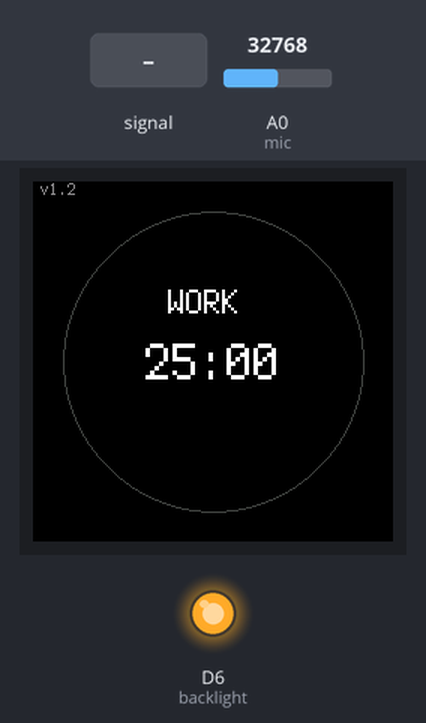
A program run on a simulated CircuitPython board. Shown: 240×240 colour display, output pins drawn as LEDs (lit = HIGH). Inputs (shaded band) come from the test bench; at power-on: A0 (mic) = 32768 (analog values on the 0–65535 scale). What the program prints to the serial console is not drawn.

Above: at 1.2 s.
1.3 s: A0 (mic) fed a 200 Hz sine of ±16383 counts around its level
At 3.3 s:
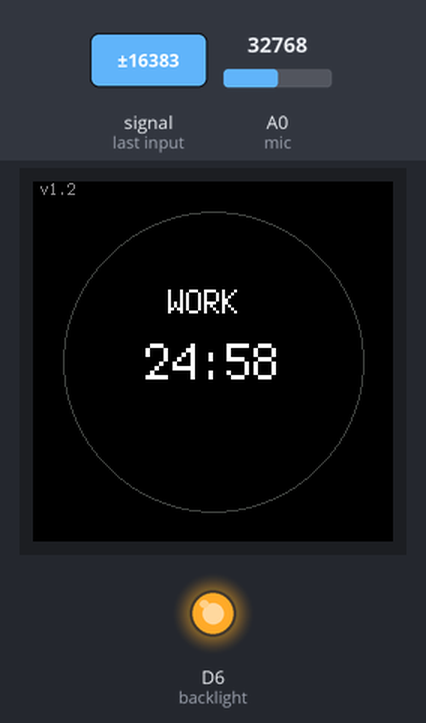
4.3 s: A0 (mic) set to 30656
7.3 s: A0 (mic) set to 29376
At 8.7 s:
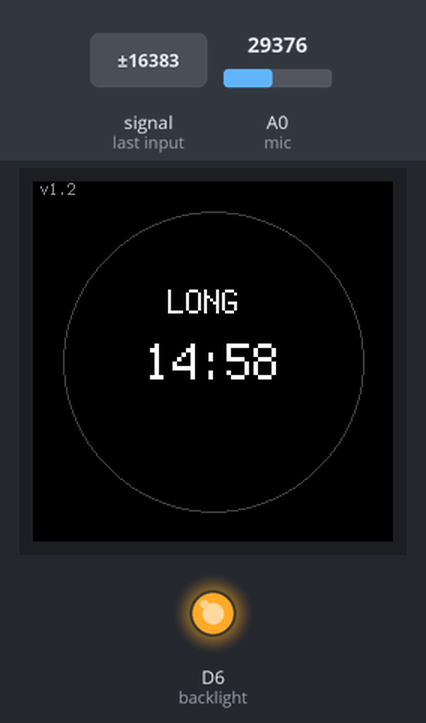
10.3 s: A0 (mic) fed a 1000 Hz sine of ±16383 counts around its level
At 11.2 s:
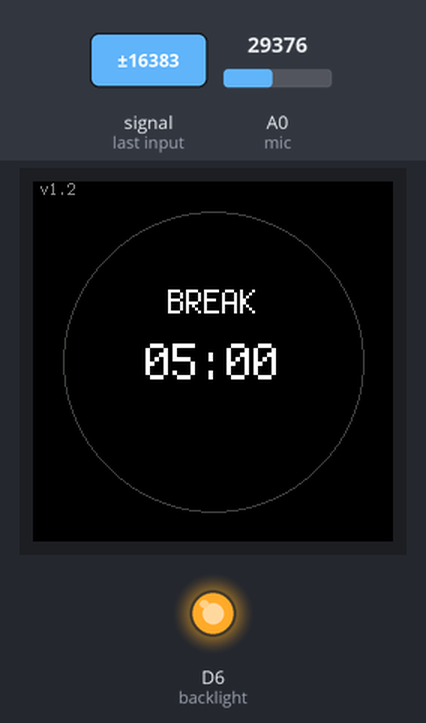
13.3 s: A0 (mic) set to 19660
At 16.2 s:
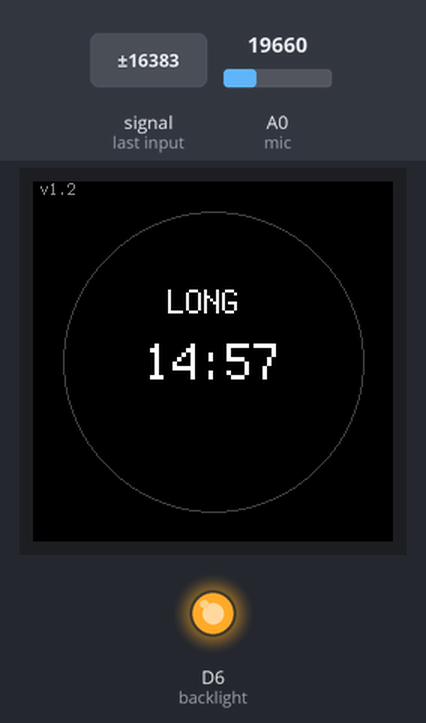
16.3 s: A0 (mic) set to 30655
At 19.4 s:
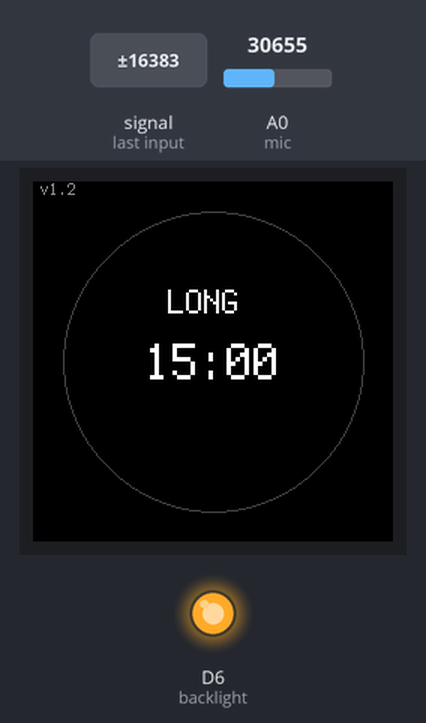
Timing chart, 0 to 20.3 s (numbered marks = the images above; inputs shaded):
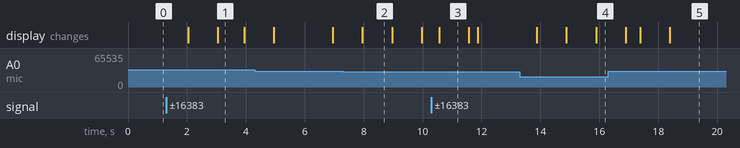

Measured:
- the behaviour switches between 30016 and 30000 on A0 (mic) (found by bisection; images 1 and 2)
- after the input at 10.3 s, the display: changes after 0.27 s (image 3)
- after the input at 16.3 s, the display: first differs from a run without the input after 1.1 s (image 5 shows a later state)
- what the display in image 1 shows lasts 0.9 s, from 3.0 s to 3.9 s
- what the display in image 2 shows lasts 1.0 s, from 8.0 s to 9.0 s

The program:

code.py
```python
import board
import busio
import displayio
import terminalio
import time
import math
import digitalio
import gc9a01
import array
import analogio  # For onboard microphone
from adafruit_display_text import label
from adafruit_display_shapes.circle import Circle
from fourwire import FourWire  # Updated import per deprecation notice

# Release any displays
displayio.release_displays()

# Define pins
tft_dc = board.D3
tft_cs = board.D1
tft_bl = board.D6

# Set up SPI display
spi = busio.SPI(clock=board.SCK, MOSI=board.MOSI)
display_bus = FourWire(spi, command=tft_dc, chip_select=tft_cs)
display = gc9a01.GC9A01(display_bus, width=240, height=240, rotation=0)

# Backlight
backlight = digitalio.DigitalInOut(tft_bl)
backlight.direction = digitalio.Direction.OUTPUT
backlight.value = True

# --- Onboard microphone setup ---
# Using AnalogIn on board.A0 for XIAO ESP32-S3 Sense onboard mic.
mic = analogio.AnalogIn(board.A0)
# You might need to adjust the threshold value after testing
LOUD_THRESHOLD = 30000

def detect_loud_sound():
    """
    Returns True if the microphone analog reading exceeds the threshold.
    """
    try:
        # Read the analog value (0 - 65535)
        value = mic.value
        return value > LOUD_THRESHOLD
    except Exception as e:
        print("Microphone error:", e)
        return False

# Create root display groups
main_group = displayio.Group()
background_group = displayio.Group()
foreground_group = displayio.Group()
main_group.append(background_group)
main_group.append(foreground_group)
display.root_group = main_group

# Create background circle
circle_bg = Circle(120, 120, 100, outline=0x444444)
background_group.append(circle_bg)

# Session types
WORK = "WORK"
BREAK = "BREAK"
LONG_BREAK = "LONG"

session_durations = {
    WORK: 25 * 60,
    BREAK: 5 * 60,
    LONG_BREAK: 15 * 60,
}

# Session cycle is only used for timer rollover if you want an automatic cycle.
# You can modify this behavior as needed.
session_cycle = [WORK, BREAK] * 3 + [WORK, LONG_BREAK]

# UI Labels
session_label = label.Label(terminalio.FONT, text="", color=0xFFFFFF, scale=2)
session_label.x = 90
session_label.y = 80
foreground_group.append(session_label)

timer_label = label.Label(terminalio.FONT, text="", color=0xFFFFFF, scale=3)
timer_label.x = 75
timer_label.y = 120
foreground_group.append(timer_label)

# Optional: Remove status label since you only want voice commands.
# status_label = label.Label(terminalio.FONT, text="", color=0xFFFFFF)
# status_label.x = 80
# status_label.y = 160
# foreground_group.append(status_label)

# Pre-create arc segments for performance
arc_segments = []
arc_radius = 95
total_steps = 120  # Reduced for performance
arc_color_work = 0x00FF00
arc_color_break = 0x00BFFF

for i in range(total_steps):
    angle = math.radians(i * (360 / total_steps))
    x = int(120 + arc_radius * math.cos(angle))
    y = int(120 + arc_radius * math.sin(angle))
    pixel = Circle(x, y, 2, fill=0x000000, outline=0x000000)
    foreground_group.append(pixel)
    arc_segments.append(pixel)

def update_progress_arc(percentage, session_type):
    steps = int(percentage * total_steps)

    # Choose arc color based on session type
    active_color = arc_color_work if session_type == WORK else arc_color_break

    for i, segment in enumerate(arc_segments):
        segment.fill = active_color if i < steps else 0x000000

def format_time(seconds):
    m = seconds // 60
    s = seconds % 60
    return f"{m:02}:{s:02}"

# --- Voice Commands ---
# Commands: "start timer", "pause timer", "start short break", "start long break"
voice_commands = ["start timer", "pause timer", "start short break", "start long break"]
voice_index = 0

def simulate_voice_command():
    global voice_index, current_session, session_seconds, session_start, timer_active
    command = voice_commands[voice_index]
    print(f"Voice Command Detected: {command}")

    if command == "start timer":
        timer_active = True
        # If starting timer, use current session or default to WORK if not set.
        if current_session not in [WORK, BREAK, LONG_BREAK]:
            current_session = WORK
            session_seconds = session_durations[WORK]
        session_start = time.monotonic()
    elif command == "pause timer":
        timer_active = False
    elif command == "start short break":
        current_session = BREAK
        session_seconds = session_durations[BREAK]
        timer_active = True
        session_start = time.monotonic()
    elif command == "start long break":
        current_session = LONG_BREAK
        session_seconds = session_durations[LONG_BREAK]
        timer_active = True
        session_start = time.monotonic()

    # Cycle to the next command for testing/demo purposes.
    voice_index = (voice_index + 1) % len(voice_commands)

# Initial session settings
session_index = 0
current_session = WORK  # default session
session_seconds = session_durations[current_session]
timer_active = False  # Timer is paused until a voice command starts it
session_start = time.monotonic()

update_progress_arc(0, current_session)

# For debouncing the voice command trigger
last_sound_time = time.monotonic()

# Display version label (optional)
version_label = label.Label(terminalio.FONT, text="v1.2", color=0x888888)
version_label.x = 5
version_label.y = 5
foreground_group.append(version_label)

# Main loop
last_second = -1

while True:
    now = time.monotonic()

    # Check for loud sound to trigger a voice command.
    # We check at least 1 second apart to debounce.
    if detect_loud_sound() and (now - last_sound_time) > 1.0:
        simulate_voice_command()
        last_sound_time = now

    if timer_active:
        elapsed = int(now - session_start)
        remaining = session_seconds - elapsed

        if remaining <= 0:
            # Timer finished, automatically move to next session in cycle
            session_index = (session_index + 1) % len(session_cycle)
            current_session = session_cycle[session_index]
            session_seconds = session_durations[current_session]
            session_start = now
            remaining = session_seconds
    else:
        # Timer paused: keep the remaining time static
        elapsed = int(now - session_start)
        remaining = session_seconds - elapsed

    # Update display only if the second has changed
    current_second = int(remaining)
    if current_second != last_second:
        session_label.text = current_session
        timer_label.text = format_time(remaining)
        update_progress_arc(1.0 - (remaining / session_seconds), current_session)
        last_second = current_second

    time.sleep(0.1)
```
